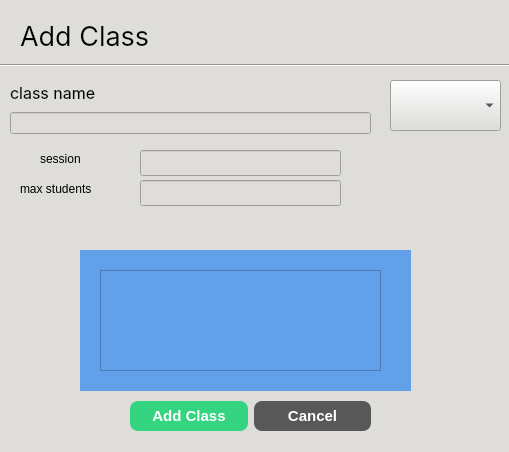
<?xml version="1.0" encoding="UTF-8"?>
<ui version="4.0">
 <class>AddClassDialog</class>
 <widget class="QDialog" name="AddClassDialog">
  <property name="geometry">
   <rect>
    <x>0</x>
    <y>0</y>
    <width>509</width>
    <height>452</height>
   </rect>
  </property>
  <property name="windowTitle">
   <string>Dialog</string>
  </property>
  <property name="styleSheet">
   <string notr="true">background-color: rgb(222, 221, 218);
color: rgb(0, 0, 0);</string>
  </property>
  <widget class="Line" name="line">
   <property name="geometry">
    <rect>
     <x>-10</x>
     <y>50</y>
     <width>561</width>
     <height>31</height>
    </rect>
   </property>
   <property name="orientation">
    <enum>Qt::Orientation::Horizontal</enum>
   </property>
  </widget>
  <widget class="QLabel" name="label">
   <property name="geometry">
    <rect>
     <x>20</x>
     <y>20</y>
     <width>221</width>
     <height>31</height>
    </rect>
   </property>
   <property name="font">
    <font>
     <family>Inter</family>
     <pointsize>20</pointsize>
    </font>
   </property>
   <property name="text">
    <string>Add Class</string>
   </property>
  </widget>
  <widget class="QWidget" name="layoutWidget">
   <property name="geometry">
    <rect>
     <x>10</x>
     <y>80</y>
     <width>361</width>
     <height>54</height>
    </rect>
   </property>
   <layout class="QVBoxLayout" name="verticalLayout">
    <item>
     <widget class="QLabel" name="label_2">
      <property name="font">
       <font>
        <family>Inter</family>
        <pointsize>12</pointsize>
       </font>
      </property>
      <property name="text">
       <string>class name</string>
      </property>
     </widget>
    </item>
    <item>
     <widget class="QLineEdit" name="class_name_field"/>
    </item>
   </layout>
  </widget>
  <widget class="QWidget" name="layoutWidget">
   <property name="geometry">
    <rect>
     <x>130</x>
     <y>400</y>
     <width>241</width>
     <height>32</height>
    </rect>
   </property>
   <layout class="QHBoxLayout" name="horizontalLayout">
    <item>
     <widget class="QPushButton" name="add_class_button">
      <property name="minimumSize">
       <size>
        <width>0</width>
        <height>30</height>
       </size>
      </property>
      <property name="styleSheet">
       <string notr="true">background-color: rgb(52, 212, 129);
color:white;
border:none;
border-radius: 8px;
font-weight:bold;
font-size: 15px;</string>
      </property>
      <property name="text">
       <string>Add Class</string>
      </property>
     </widget>
    </item>
    <item>
     <widget class="QPushButton" name="pushButton">
      <property name="minimumSize">
       <size>
        <width>0</width>
        <height>30</height>
       </size>
      </property>
      <property name="styleSheet">
       <string notr="true">background-color: rgb(88, 88, 88);
color:white;
border:none;
border-radius: 8px;
font-weight:bold;
font-size: 15px;</string>
      </property>
      <property name="text">
       <string>Cancel</string>
      </property>
     </widget>
    </item>
   </layout>
  </widget>
  <widget class="QComboBox" name="grades_dropdown">
   <property name="geometry">
    <rect>
     <x>390</x>
     <y>80</y>
     <width>111</width>
     <height>51</height>
    </rect>
   </property>
   <property name="font">
    <font>
     <strikeout>false</strikeout>
    </font>
   </property>
  </widget>
  <widget class="QWidget" name="widget" native="true">
   <property name="geometry">
    <rect>
     <x>80</x>
     <y>250</y>
     <width>331</width>
     <height>141</height>
    </rect>
   </property>
   <property name="styleSheet">
    <string notr="true">background-color: rgb(98, 160, 234);</string>
   </property>
   <widget class="QScrollArea" name="teachers_subjects_scrollArea">
    <property name="geometry">
     <rect>
      <x>20</x>
      <y>20</y>
      <width>281</width>
      <height>101</height>
     </rect>
    </property>
    <property name="widgetResizable">
     <bool>true</bool>
    </property>
    <widget class="QWidget" name="scrollAreaWidgetContents">
     <property name="geometry">
      <rect>
       <x>0</x>
       <y>0</y>
       <width>279</width>
       <height>99</height>
      </rect>
     </property>
    </widget>
   </widget>
  </widget>
  <widget class="QLineEdit" name="session_field">
   <property name="geometry">
    <rect>
     <x>140</x>
     <y>150</y>
     <width>201</width>
     <height>26</height>
    </rect>
   </property>
  </widget>
  <widget class="QLineEdit" name="max_students_field">
   <property name="geometry">
    <rect>
     <x>140</x>
     <y>180</y>
     <width>201</width>
     <height>26</height>
    </rect>
   </property>
   <property name="inputMask">
    <string/>
   </property>
   <property name="readOnly">
    <bool>false</bool>
   </property>
  </widget>
  <widget class="QLabel" name="label_3">
   <property name="geometry">
    <rect>
     <x>20</x>
     <y>180</y>
     <width>101</width>
     <height>18</height>
    </rect>
   </property>
   <property name="text">
    <string>max students</string>
   </property>
  </widget>
  <widget class="QLabel" name="label_4">
   <property name="geometry">
    <rect>
     <x>40</x>
     <y>150</y>
     <width>66</width>
     <height>18</height>
    </rect>
   </property>
   <property name="text">
    <string>session</string>
   </property>
  </widget>
 </widget>
 <resources/>
 <connections/>
</ui>
